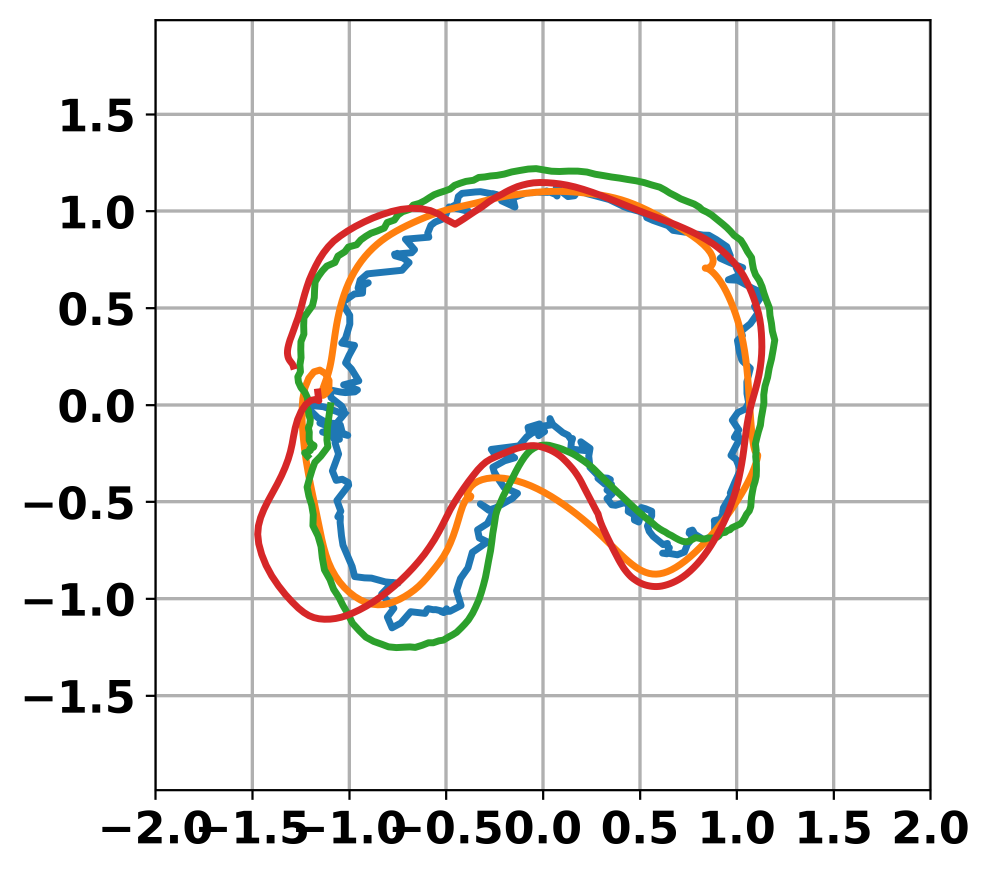
#> input picture Cleaned_trajectories_hh.png, 2969 x 2618 px (shown at 1/3 size); its folder holds only this picture in this run
$ python compress_images.py
#> lines starting #> are read from the running program, lines starting #| are printed output that depends on the picture
import os
import sys

try:
    from PIL import Image
except ImportError:
    print("PILLOW_NOT_FOUND")
    sys.exit(0)

def compress_image(path):
    if "_low." in path: return # ignore already compressed
    base, ext = os.path.splitext(path)
    if ext.lower() not in ['.png', '.jpg', '.jpeg']: return

    out_path = base + "_low.jpg"
    try:
        img = Image.open(path).convert('RGB')
        # Resize if width > 800
        if img.width > 800:
            ratio = 800.0 / img.width
            img = img.resize((800, int(img.height * ratio)), Image.Resampling.LANCZOS)

        # Save as high-compression JPEG
        img.save(out_path, "JPEG", optimize=True, quality=40)
        print(f"Compressed {path} -> {os.path.getsize(path)//1024}KB to {os.path.getsize(out_path)//1024}KB")
    except Exception as e:
        print(f"Failed {path}: {e}")

# Walk dirs
for root, dirs, files in os.walk('.'):
    for n in dirs:
        if n.startswith('.'): dirs.remove(n) # skip hidden
    for f in files:
        compress_image(os.path.join(root, f))
#> in compress_image, `img = img.resize((800, int(img.height * ratio)), Image.Resampling.LANC..`:
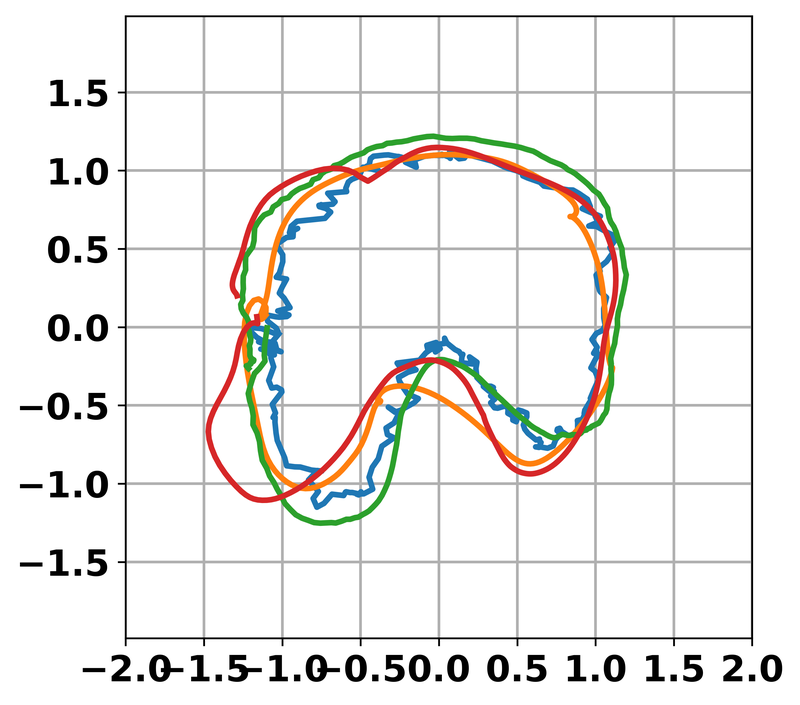
#> img: PIL image 800x705 RGB; mean R, G, B 238, 237.1, 235.2
print("DONE_COMPRESSING")

$ run again, on Cleaned_trajectories_weaving.png
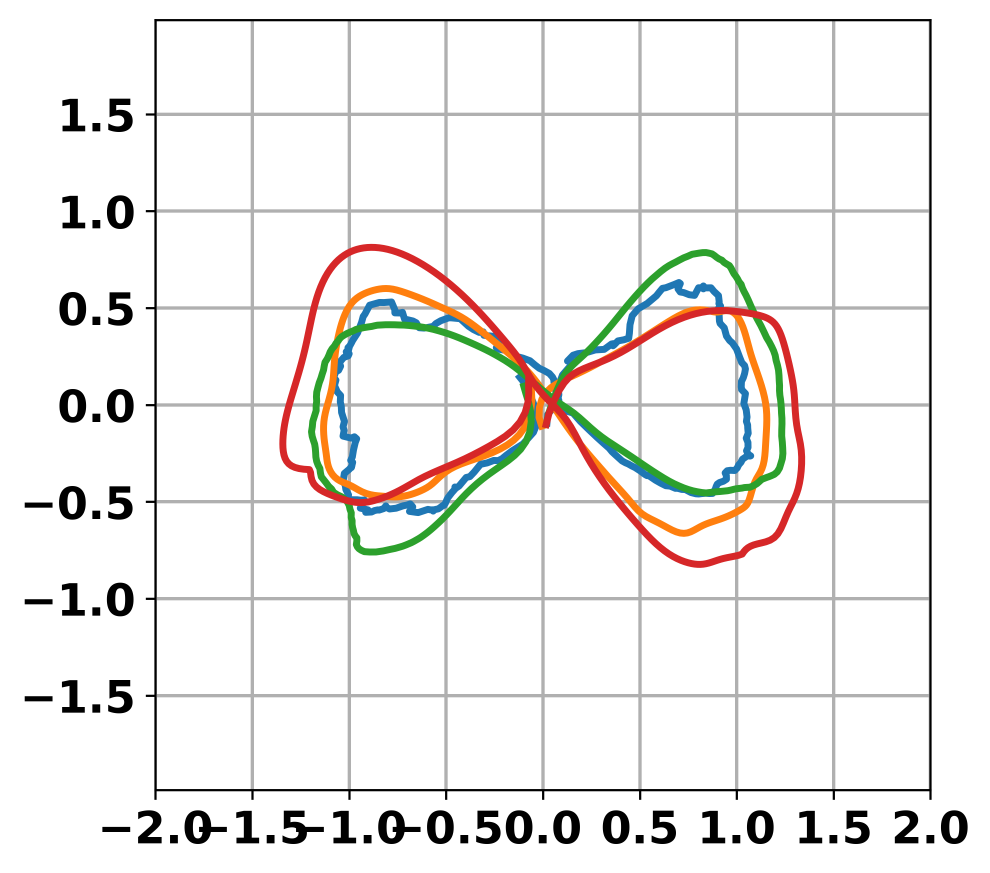
#> input picture Cleaned_trajectories_weaving.png, 2969 x 2618 px (shown at 1/3 size)
#> in compress_image, `img = img.resize((800, int(img.height * ratio)), Image.Resampling.LANC..`:
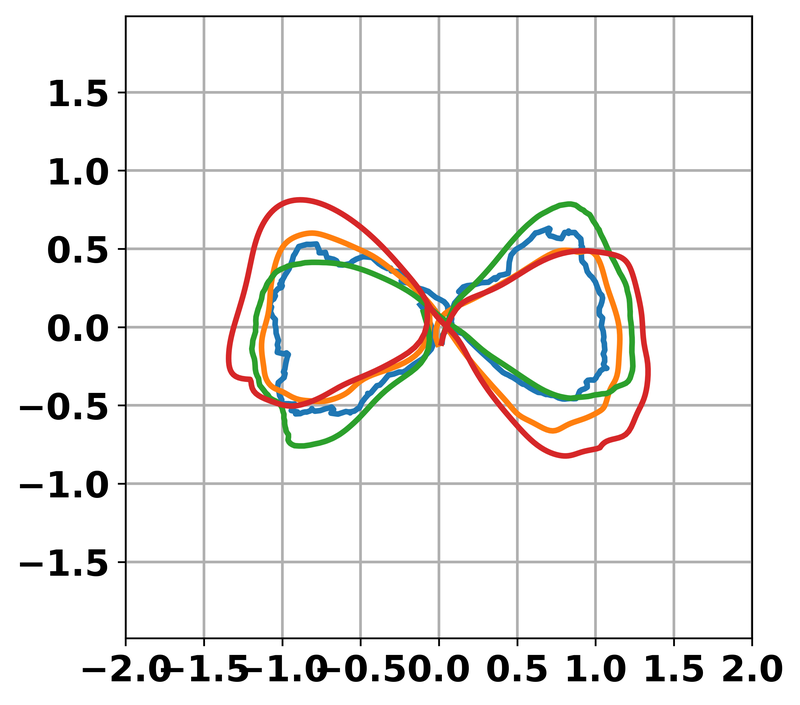
#> img: PIL image 800x705 RGB; mean R, G, B 239.6, 238.4, 236.7

$ run again, on Noisy_trajectories_hh.png
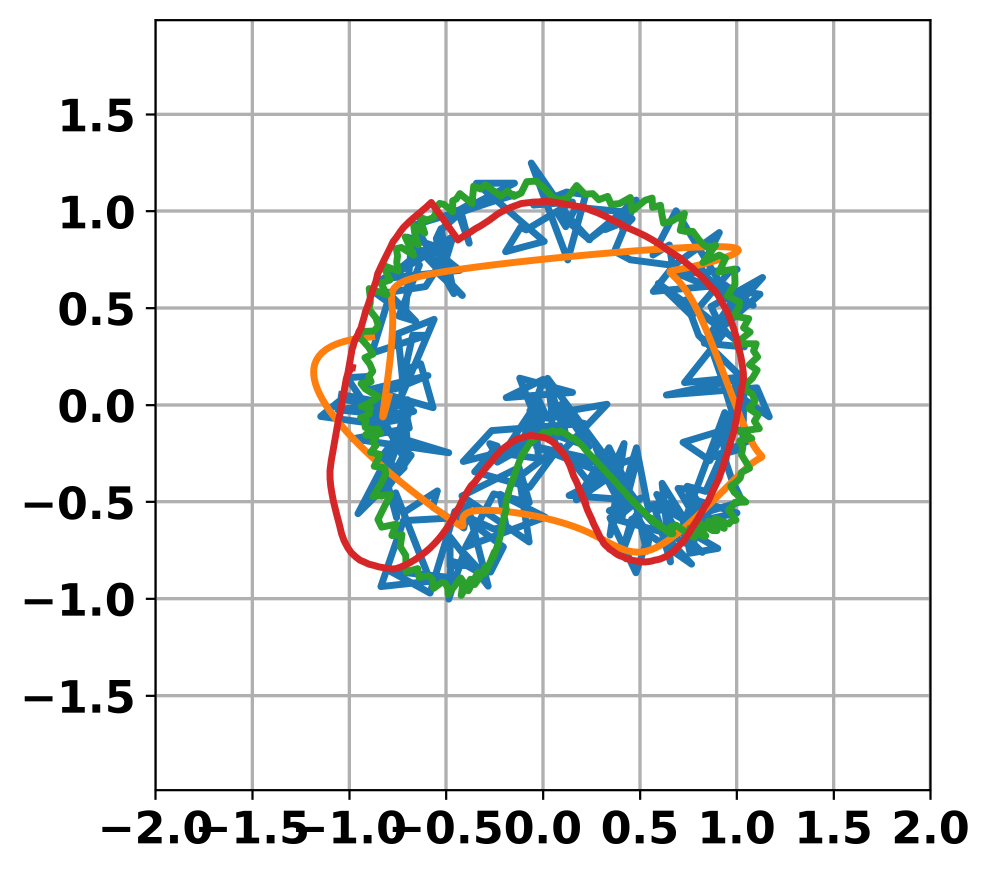
#> input picture Noisy_trajectories_hh.png, 2969 x 2618 px (shown at 1/3 size)
#> in compress_image, `img = img.resize((800, int(img.height * ratio)), Image.Resampling.LANC..`:
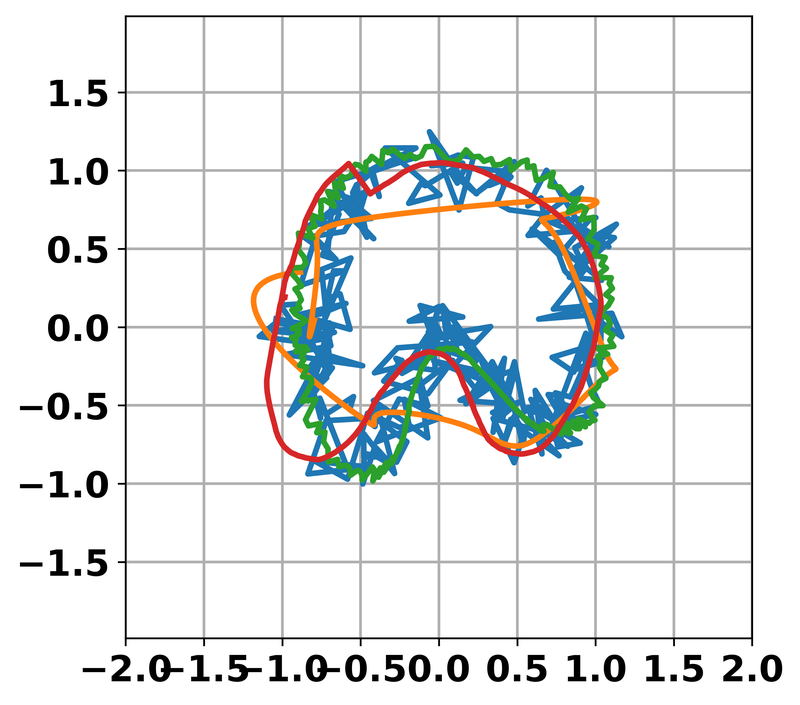
#> img: PIL image 800x705 RGB; mean R, G, B 229.9, 232.8, 232.8
